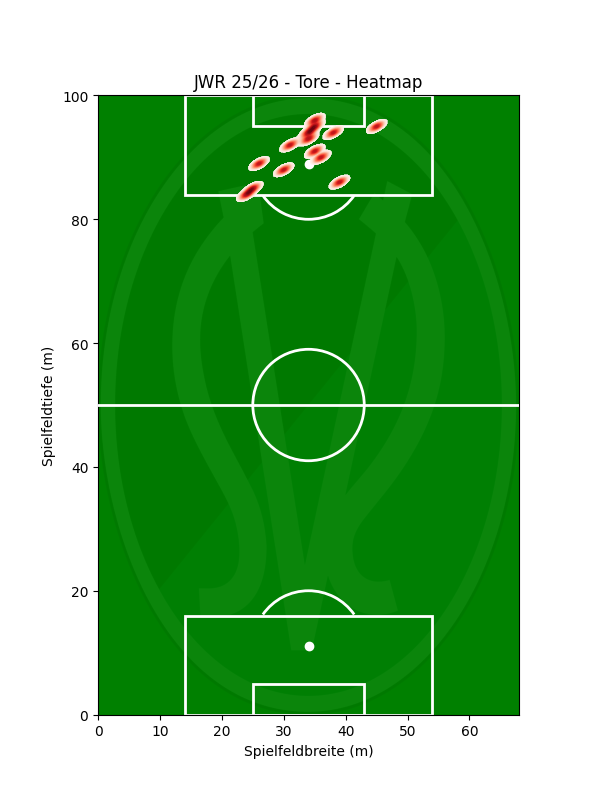

Generate this figure with Python:
import matplotlib.pyplot as plt
import matplotlib.patches as patches
import matplotlib.image as mpimg
import seaborn as sns
import numpy as np

# Spielfeld zeichnen mit korrekten Maßen und grünem Hintergrund
def draw_field():
    fig, ax = plt.subplots(figsize=(6, 10))
    ax.set_facecolor('green')  # Spielfeld grün einfärben
    ax.set_xlim(0, 68)  # Spielfeldbreite (m)
    ax.set_ylim(0, 100)  # Spielfeldtiefe (m)
    
    # 📌 SV Ried Logo als Hintergrund einfügen
    logo = mpimg.imread("C:\\Temp\\SV_Ried.png")  # Stelle sicher, dass die Datei existiert
    ax.imshow(logo, extent=[0, 68, 0, 100], alpha=0.05)  # Logo leicht transparent machen

    # Spielfeldlinien hinzufügen
    ax.plot([0, 68], [50, 50], 'white', linestyle="-", zorder=5, linewidth=2)  # Mittellinie
    mittelkreis = patches.Circle((34, 50), 9, edgecolor='white', facecolor='none', linewidth=2)  # Mittelkreis
    ax.add_patch(mittelkreis)

    # Fünfmeterraum hinzufügen (5m tief, 18m breit)
    fuenfmeter_oben = patches.Rectangle((25, 100), 18, -5, edgecolor='white', facecolor='none', linewidth=2)
    ax.add_patch(fuenfmeter_oben)

    fuenfmeter_unten = patches.Rectangle((25, 0), 18, 5, edgecolor='white', facecolor='none', linewidth=2)
    ax.add_patch(fuenfmeter_unten)
    
    # Sechzehnmeterraum hinzufügen
    sechzehn_oben = patches.Rectangle((14, 100), 40, -16, edgecolor='white', facecolor='none', linewidth=2)
    ax.add_patch(sechzehn_oben)

    sechzehn_unten = patches.Rectangle((14, 0), 40, 16, edgecolor='white', facecolor='none', linewidth=2)
    ax.add_patch(sechzehn_unten)

    # Elfmeterpunkte hinzufügen
    ax.scatter(34, 89, color='white', marker='o')  # Elfmeterpunkt oben
    ax.scatter(34, 11, color='white', marker='o')  # Elfmeterpunkt unten
    
     # Halbkreise um die Elfmeterpunkte
    halbkreis_oben = patches.Arc((34, 89), 18, 18, angle=0, theta1=215, theta2=325, edgecolor='white', linewidth=2)  # Oberer Halbkreis
    ax.add_patch(halbkreis_oben)

    halbkreis_unten = patches.Arc((34, 11), 18, 18, angle=0, theta1=35, theta2=145, edgecolor='white', linewidth=2)  # Unterer Halbkreis
    ax.add_patch(halbkreis_unten)

    plt.title("JWR 25/26 - Tore - Heatmap")
    plt.xlabel("Spielfeldbreite (m)")
    plt.ylabel("Spielfeldtiefe (m)")
    return ax

# Heatmap für Torzonen erstellen
def draw_heatmap(ax, goals):
    goal_positions = np.array(goals)

    # Erstelle Heatmap basierend auf Torpositionen
    sns.kdeplot(x=goal_positions[:,0], y=goal_positions[:,1], cmap="Reds", fill=True, alpha=0.7, levels=100, ax=ax, bw_adjust=0.2, warn_singular=False)

# Beispiel-Torpositionen
goals = [(35,95),(36,90),(25,85),(45,95),(35,91),(34,93),(39,86),(31,92),(26,89),(24,84),(38,94),(35,96),(34,94),(30,88)]  # Torpositionen 

# Spielfeld zeichnen
ax = draw_field()

# Heatmap hinzufügen
draw_heatmap(ax, goals)

# Zeige das Spielfeld mit Heatmap
plt.show()
